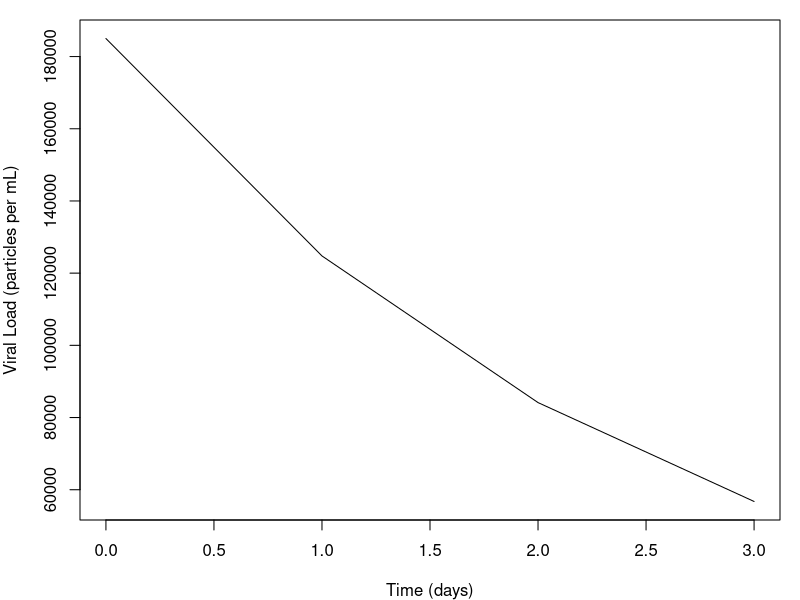
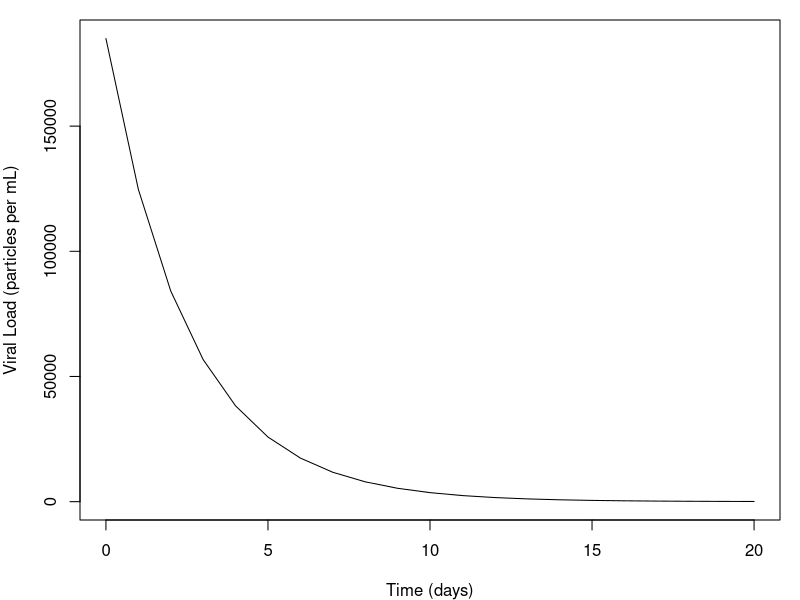
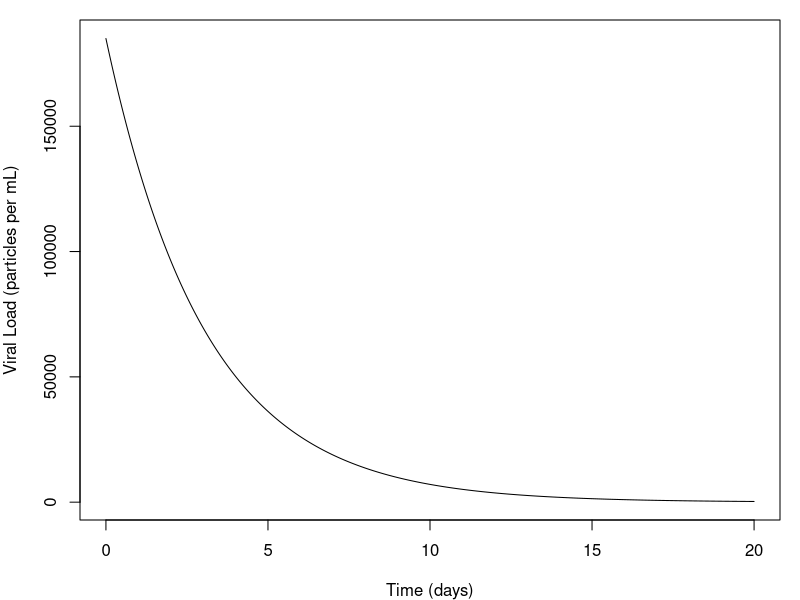
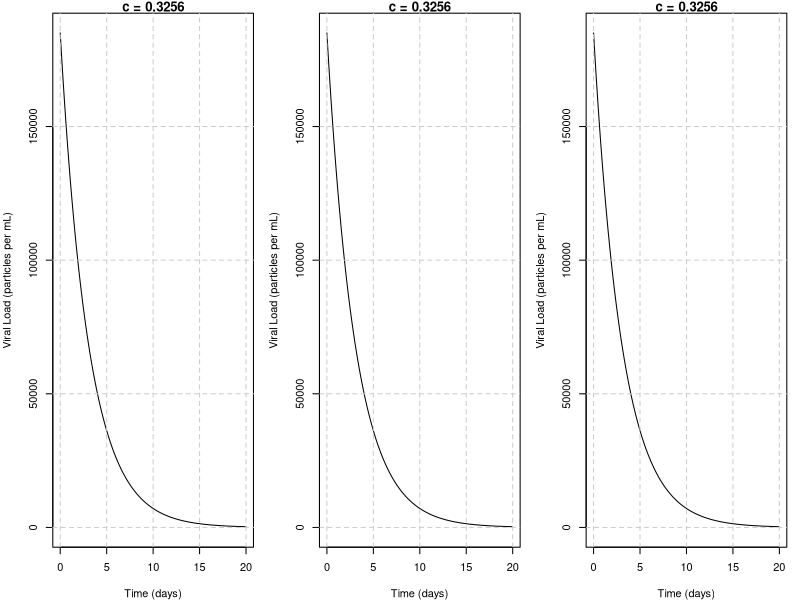
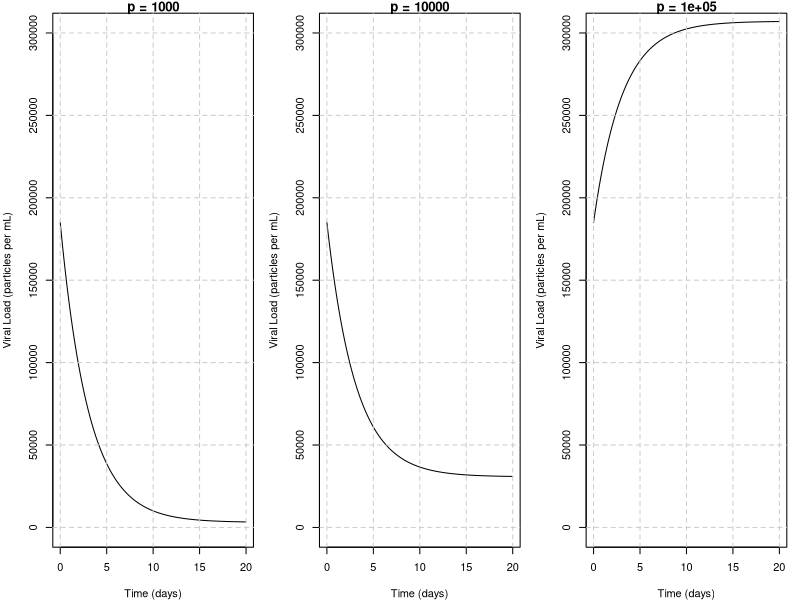

The R script that drew these images, in order:
## ---- chunk 1

## ---- chunk 2
3 + 4
## ---- chunk 3
3 + 4 # Addition
3 - 4 # Subtraction
3 * 4 # Multiplication
3 / 4 # Division
## ---- chunk 4
a <- 7 # Assign the letter "a" the value of 7

# Check to see if R saved this information correctly by typing the name of the assigned variable
a
## ---- chunk 5
vector_a <- c(1,2,3,4) # Here, "c()" is the "concatenate" function that links together four numbers separated by commas.

# Now we can see that "vector_a" has four values saved within it.
vector_a
## ---- chunk 6
a <- 7
vector_a <- c(1,2,3,4)

a*vector_a # Is this the answer you expected?
## ---- chunk 7
c <- 0.3256 # Average decay value of the three patients
p <- 0 # Production rate when treated by protease inhibitors

## Starting timepoint
V0 <- 185000 # Starting viral load
t0 <- 0 # Starting timepoint

# First calculation
t1 <- 1 # First timepoint
dt <- t1 - t0 # Change in time
Vprime <- p-c*V0 # Change in virus, based on the differential equation above
V1 <- V0 + dt*Vprime # New viral amount

# Second calculation
t2 <- 2 # First timepoint
dt <- t2 - t1 # Change in time
Vprime <- p-c*V1 # Change in virus, based on the differential equation above
V2 <- V1 + dt*Vprime # New viral amount

# First calculation
t3 <- 3 # First timepoint
dt <- t3 - t2 # Change in time
Vprime <- p-c*V2 # Change in virus, based on the differential equation above
V3 <- V2 + dt*Vprime # New viral amount

# Print the results
V0
V1
V2
V3
## ---- chunk 8
c <- 0.3256 # Average decay value of the three patients
p <- 0 # Production rate when treated by protease inhibitors

## Starting timepoint
V0 <- 185000 # Starting viral load
t0 <- 0 # Starting timepoint

## Setting up vectors to hold our information
vector_t <- seq(from = 0, to = 3, by = 1) # The "seq" function tells R to create a vector that counts from 0 to 3 to hold our timepoints.
vector_V <- NaN*vector_t # NaN stands for "Not a Number" and is a way of telling R to create a vector that's full of empty placeholders for future viral load data.
vector_V[1] <- V0 # This tells R to save the initial viral load in the first position in our vector

for(i in 2:length(vector_t)){ # This is our for loop. It's basically telling R: "For each timestep, do Euler's method..."
  dt <- vector_t[i] - vector_t[i-1] # by first calculating the change in time based on the current value minus the past value,
  Vprime <- p-c*vector_V[i-1] # then calculating the change in V based on the past value of V, and finally
  vector_V[i] <- vector_V[i-1] + dt*Vprime # adding the change in V to the previous value of V
}

# Print the results
vector_V
## ---- chunk 9
# The "fig.height" and "fig.width" arguments above tell R how large to make the figure.

# Running our simulation
c <- 0.3256 # Average decay value of the three patients
p <- 0 # Production rate when treated by protease inhibitors

## Starting timepoint
V0 <- 185000 # Starting viral load
t0 <- 0 # Starting timepoint

## Setting up vectors to hold our information
vector_t <- seq(from = 0, to = 3, by = 1) # The "seq" function tells R to create a vector that counts from 0 to 3 to hold our timepoints.
vector_V <- NaN*vector_t # NaN stands for "Not a Number" and is a way of telling R to create a vector that's full of empty placeholders for future viral load data.
vector_V[1] <- V0 # This tells R to save the initial viral load in the first position in our vector

for(i in 2:length(vector_t)){ # This is our for loop. It's basically telling R: "For each timestep, do Euler's method..."
  dt <- vector_t[i] - vector_t[i-1] # by first calculating the change in time based on the current value minus the past value,
  Vprime <- p-c*vector_V[i-1] # then calculating the change in V based on the past value of V, and finally
  vector_V[i] <- vector_V[i-1] + dt*Vprime # adding the change in V to the previous value of V
}

# Making our Plot

par(mar=c(4,4,1,1)) # This line tells R how to set up the figure margins on all sides.

plot(x=vector_t, # Tell R what to put on the x-axis
     y = vector_V, # Tell R what to put on the y-axis
     type = 'l', # Plot as a line
     xlab = 'Time (days)', # Label the x-axis
     ylab = 'Viral Load (particles per mL)', # Label the y-axis
     )

## ---- chunk 10

# Running our simulation

c <- 0.3256 # Average decay value of the three patients
p <- 0 # Production rate when treated by protease inhibitors

## Starting timepoint
V0 <- 185000 # Starting viral load
t0 <- 0 # Starting timepoint

## Setting up vectors to hold our information
vector_t <- seq(from = 0, to = 20, by = 1) # The "seq" function tells R to create a vector that counts from 0 to 3 to hold our timepoints.
vector_V <- NaN*vector_t # NaN stands for "Not a Number" and is a way of telling R to create a vector that's full of empty placeholders for future viral load data.
vector_V[1] <- V0 # This tells R to save the initial viral load in the first position in our vector

for(i in 2:length(vector_t)){ # This is our for loop. It's basically telling R: "For each timestep, do Euler's method..."
  dt <- vector_t[i] - vector_t[i-1] # by first calculating the change in time based on the current value minus the past value,
  Vprime <- p-c*vector_V[i-1] # then calculating the change in V based on the past value of V, and finally
  vector_V[i] <- vector_V[i-1] + dt*Vprime # adding the change in V to the previous value of V
}

# Making our plot

par(mar=c(4,4,1,1)) # This line tells R how to set up the figure margins on all sides.

plot(x=vector_t, # Tell R what to put on the x-axis
     y = vector_V, # Tell R what to put on the y-axis
     type = 'l', # Plot as a line
     xlab = 'Time (days)', # Label the x-axis
     ylab = 'Viral Load (particles per mL)', # Label the y-axis
     )

## ---- chunk 11

# Running our simulation

c <- 0.3256 # Average decay value of the three patients
p <- 0 # Production rate when treated by protease inhibitors

## Starting timepoint
V0 <- 185000 # Starting viral load
t0 <- 0 # Starting timepoint

delta_t <- 0.01 # Length of timesteps

## Setting up vectors to hold our information
vector_t <- seq(from = 0, to = 20, by = delta_t) # The "seq" function tells R to create a vector that counts from 0 to 3 to hold our timepoints.
vector_V <- NaN*vector_t # NaN stands for "Not a Number" and is a way of telling R to create a vector that's full of empty placeholders for future viral load data.
vector_V[1] <- V0 # This tells R to save the initial viral load in the first position in our vector

for(i in 2:length(vector_t)){ # This is our for loop. It's basically telling R: "For each timestep, do Euler's method..."
  dt <- vector_t[i] - vector_t[i-1] # by first calculating the change in time based on the current value minus the past value,
  Vprime <- p-c*vector_V[i-1] # then calculating the change in V based on the past value of V, and finally
  vector_V[i] <- vector_V[i-1] + dt*Vprime # adding the change in V to the previous value of V
}

# Making our plot

par(mar=c(4,4,1,1)) # This line tells R how to set up the figure margins on all sides.

plot(x=vector_t, # Tell R what to put on the x-axis
     y = vector_V, # Tell R what to put on the y-axis
     type = 'l', # Plot as a line
     xlab = 'Time (days)', # Label the x-axis
     ylab = 'Viral Load (particles per mL)', # Label the y-axis
     )

## ---- chunk 12

# Running our simulation

c2 <- 0.3256 # <--- FILL IN A NEW CHOICE OF C HERE
  
c3 <- 0.3256 # <--- FILL IN A NEW CHOICE OF C HERE


## Starting timepoint
V0 <- 185000 # Starting viral load
t0 <- 0 # Starting timepoint

delta_t <- 0.01 # Length of timesteps

# Simulation 1
## Setting up vectors to hold our information
c <- 0.3256 # Average decay value of the three patients; DON'T CHANGE THIS VALUE
p <- 0 # Production rate when treated by protease inhibitors

vector_t <- seq(from = 0, to = 20, by = delta_t) # The "seq" function tells R to create a vector that counts from 0 to 3 to hold our timepoints.
vector_V <- NaN*vector_t # NaN stands for "Not a Number" and is a way of telling R to create a vector that's full of empty placeholders for future viral load data.
vector_V[1] <- V0 # This tells R to save the initial viral load in the first position in our vector

for(i in 2:length(vector_t)){ # This is our for loop. It's basically telling R: "For each timestep, do Euler's method..."
  dt <- vector_t[i] - vector_t[i-1] # by first calculating the change in time based on the current value minus the past value,
  Vprime <- p-c*vector_V[i-1] # then calculating the change in V based on the past value of V, and finally
  vector_V[i] <- vector_V[i-1] + dt*Vprime # adding the change in V to the previous value of V
}

# Making our plot
par(mar=c(4,4,1,1),mfrow=c(1,3)) # This line tells R how to set up the figure margins on all sides.
plot(x=vector_t, # Tell R what to put on the x-axis
     y = vector_V, # Tell R what to put on the y-axis
     type = 'l', # Plot as a line
     xlab = 'Time (days)', # Label the x-axis
     ylab = 'Viral Load (particles per mL)', # Label the y-axis
     main = paste('c = ',c,sep=''), # Add a title so we can distinguish the plots
     ylim = c(0,V0), # Add y-axis limits so all plots scale the same
     )
abline(v = seq(from = 0, to = 20, by = 5), lty=2, col='gray80') # Add grid lines to make it easier to plot on your worksheet
abline(h = seq(from = 0, to = 1.5E5, by = 5E4), lty=2, col='gray80')

# Simulation 2
## Setting up vectors to hold our information
c <- c2 # Choose the second simulation value
p <- 0 # Production rate when treated by protease inhibitors

vector_t <- seq(from = 0, to = 20, by = delta_t) # The "seq" function tells R to create a vector that counts from 0 to 3 to hold our timepoints.
vector_V <- NaN*vector_t # NaN stands for "Not a Number" and is a way of telling R to create a vector that's full of empty placeholders for future viral load data.
vector_V[1] <- V0 # This tells R to save the initial viral load in the first position in our vector

for(i in 2:length(vector_t)){ # This is our for loop. It's basically telling R: "For each timestep, do Euler's method..."
  dt <- vector_t[i] - vector_t[i-1] # by first calculating the change in time based on the current value minus the past value,
  Vprime <- p-c*vector_V[i-1] # then calculating the change in V based on the past value of V, and finally
  vector_V[i] <- vector_V[i-1] + dt*Vprime # adding the change in V to the previous value of V
}

# Making our plot
plot(x=vector_t, # Tell R what to put on the x-axis
     y = vector_V, # Tell R what to put on the y-axis
     type = 'l', # Plot as a line
     xlab = 'Time (days)', # Label the x-axis
     ylab = 'Viral Load (particles per mL)', # Label the y-axis
     main = paste('c = ',c2,sep=''), # Add a title so we can distinguish the plots
     ylim = c(0,V0), # Add y-axis limits so all plots scale the same
     )
abline(v = seq(from = 0, to = 20, by = 5), lty=2, col='gray80') # Add grid lines to make it easier to plot on your worksheet
abline(h = seq(from = 0, to = 1.5E5, by = 5E4), lty=2, col='gray80')

# Simulation 3
## Setting up vectors to hold our information
c <- c3 # Choose the third simulation value
p <- 0 # Production rate when treated by protease inhibitors

vector_t <- seq(from = 0, to = 20, by = delta_t) # The "seq" function tells R to create a vector that counts from 0 to 3 to hold our timepoints.
vector_V <- NaN*vector_t # NaN stands for "Not a Number" and is a way of telling R to create a vector that's full of empty placeholders for future viral load data.
vector_V[1] <- V0 # This tells R to save the initial viral load in the first position in our vector

for(i in 2:length(vector_t)){ # This is our for loop. It's basically telling R: "For each timestep, do Euler's method..."
  dt <- vector_t[i] - vector_t[i-1] # by first calculating the change in time based on the current value minus the past value,
  Vprime <- p-c*vector_V[i-1] # then calculating the change in V based on the past value of V, and finally
  vector_V[i] <- vector_V[i-1] + dt*Vprime # adding the change in V to the previous value of V
}

# Making our plot
plot(x=vector_t, # Tell R what to put on the x-axis
     y = vector_V, # Tell R what to put on the y-axis
     type = 'l', # Plot as a line
     xlab = 'Time (days)', # Label the x-axis
     ylab = 'Viral Load (particles per mL)', # Label the y-axis
     main = paste('c = ',c3,sep=''), # Add a title so we can distinguish the plots
     ylim = c(0,V0), # Add y-axis limits so all plots scale the same
     )
abline(v = seq(from = 0, to = 20, by = 5), lty=2, col='gray80') # Add grid lines to make it easier to plot on your worksheet
abline(h = seq(from = 0, to = 1.5E5, by = 5E4), lty=2, col='gray80')
## ---- chunk 13

p1 <- 1000

p2 <- 10000

p3 <- 100000


## Starting timepoint
V0 <- 185000 # Starting viral load
t0 <- 0 # Starting timepoint

delta_t <- 0.01 # Length of timesteps

# Simulation 1
## Setting up vectors to hold our information
c <- 0.3256 # Average decay value of the three patients; DON'T CHANGE THIS VALUE
p <- p1 # Production rate when treated by protease inhibitors; using first choice

vector_t <- seq(from = 0, to = 20, by = delta_t) # The "seq" function tells R to create a vector that counts from 0 to 3 to hold our timepoints.
vector_V <- NaN*vector_t # NaN stands for "Not a Number" and is a way of telling R to create a vector that's full of empty placeholders for future viral load data.
vector_V[1] <- V0 # This tells R to save the initial viral load in the first position in our vector

for(i in 2:length(vector_t)){ # This is our for loop. It's basically telling R: "For each timestep, do Euler's method..."
  dt <- vector_t[i] - vector_t[i-1] # by first calculating the change in time based on the current value minus the past value,
  Vprime <- p-c*vector_V[i-1] # then calculating the change in V based on the past value of V, and finally
  vector_V[i] <- vector_V[i-1] + dt*Vprime # adding the change in V to the previous value of V
}

# Making our plot
par(mar=c(4,4,1,1),mfrow=c(1,3)) # This line tells R how to set up the figure margins on all sides.
plot(x=vector_t, # Tell R what to put on the x-axis
     y = vector_V, # Tell R what to put on the y-axis
     type = 'l', # Plot as a line
     xlab = 'Time (days)', # Label the x-axis
     ylab = 'Viral Load (particles per mL)', # Label the y-axis
     main = paste('p = ',p1,sep=''), # Add a title so we can distinguish the plots
     ylim = c(0,3e5), # Add y-axis limits so all plots scale the same
     )
abline(v = seq(from = 0, to = 20, by = 5), lty=2, col='gray80') # Add grid lines to make it easier to plot on your worksheet
abline(h = seq(from = 0, to = 3E5, by = 5E4), lty=2, col='gray80')

# Simulation 2
## Setting up vectors to hold our information
c <- 0.3256 # Average decay value of the three patients; DON'T CHANGE THIS VALUE
p <- p2 # Production rate when treated by protease inhibitors; using second choice

vector_t <- seq(from = 0, to = 20, by = delta_t) # The "seq" function tells R to create a vector that counts from 0 to 3 to hold our timepoints.
vector_V <- NaN*vector_t # NaN stands for "Not a Number" and is a way of telling R to create a vector that's full of empty placeholders for future viral load data.
vector_V[1] <- V0 # This tells R to save the initial viral load in the first position in our vector

for(i in 2:length(vector_t)){ # This is our for loop. It's basically telling R: "For each timestep, do Euler's method..."
  dt <- vector_t[i] - vector_t[i-1] # by first calculating the change in time based on the current value minus the past value,
  Vprime <- p-c*vector_V[i-1] # then calculating the change in V based on the past value of V, and finally
  vector_V[i] <- vector_V[i-1] + dt*Vprime # adding the change in V to the previous value of V
}

# Making our plot
plot(x=vector_t, # Tell R what to put on the x-axis
     y = vector_V, # Tell R what to put on the y-axis
     type = 'l', # Plot as a line
     xlab = 'Time (days)', # Label the x-axis
     ylab = 'Viral Load (particles per mL)', # Label the y-axis
     main = paste('p = ',p2,sep=''), # Add a title so we can distinguish the plots
     ylim = c(0,3e5), # Add y-axis limits so all plots scale the same
     )
abline(v = seq(from = 0, to = 20, by = 5), lty=2, col='gray80') # Add grid lines to make it easier to plot on your worksheet
abline(h = seq(from = 0, to = 3E5, by = 5E4), lty=2, col='gray80')

# Simulation 3
## Setting up vectors to hold our information
c <- 0.3256 # Average decay value of the three patients; DON'T CHANGE THIS VALUE
p <- p3 # Production rate when treated by protease inhibitors; using third choice

vector_t <- seq(from = 0, to = 20, by = delta_t) # The "seq" function tells R to create a vector that counts from 0 to 3 to hold our timepoints.
vector_V <- NaN*vector_t # NaN stands for "Not a Number" and is a way of telling R to create a vector that's full of empty placeholders for future viral load data.
vector_V[1] <- V0 # This tells R to save the initial viral load in the first position in our vector

for(i in 2:length(vector_t)){ # This is our for loop. It's basically telling R: "For each timestep, do Euler's method..."
  dt <- vector_t[i] - vector_t[i-1] # by first calculating the change in time based on the current value minus the past value,
  Vprime <- p-c*vector_V[i-1] # then calculating the change in V based on the past value of V, and finally
  vector_V[i] <- vector_V[i-1] + dt*Vprime # adding the change in V to the previous value of V
}

# Making our plot
plot(x=vector_t, # Tell R what to put on the x-axis
     y = vector_V, # Tell R what to put on the y-axis
     type = 'l', # Plot as a line
     xlab = 'Time (days)', # Label the x-axis
     ylab = 'Viral Load (particles per mL)', # Label the y-axis
     main = paste('p = ',p3,sep=''), # Add a title so we can distinguish the plots
     ylim = c(0,3e5), # Add y-axis limits so all plots scale the same
     )
abline(v = seq(from = 0, to = 20, by = 5), lty=2, col='gray80') # Add grid lines to make it easier to plot on your worksheet
abline(h = seq(from = 0, to = 3E5, by = 5E4), lty=2, col='gray80')
